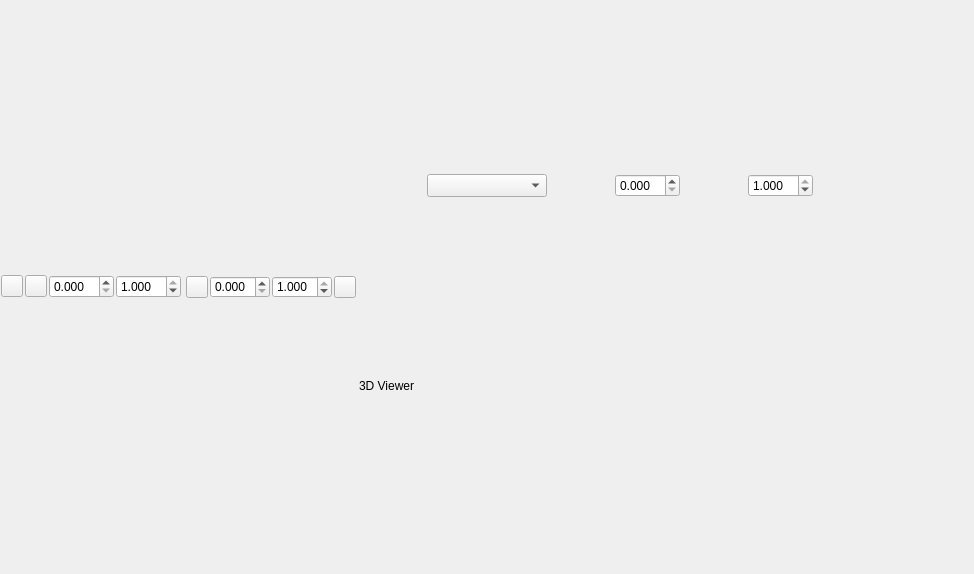
<?xml version="1.0" encoding="UTF-8"?>
<ui version="4.0">
 <class>LayerSegmentation</class>
 <widget class="QWidget" name="LayerSegmentation">
  <property name="geometry">
   <rect>
    <x>0</x>
    <y>0</y>
    <width>974</width>
    <height>574</height>
   </rect>
  </property>
  <property name="windowTitle">
   <string>Form</string>
  </property>
  <layout class="QHBoxLayout" name="horizontalLayout" stretch="5,3">
   <property name="spacing">
    <number>2</number>
   </property>
   <property name="leftMargin">
    <number>0</number>
   </property>
   <property name="topMargin">
    <number>0</number>
   </property>
   <property name="rightMargin">
    <number>0</number>
   </property>
   <property name="bottomMargin">
    <number>0</number>
   </property>
   <item>
    <layout class="QHBoxLayout" name="horizontalLayout_3" stretch="1,1">
     <property name="spacing">
      <number>3</number>
     </property>
     <item>
      <layout class="QVBoxLayout" name="verticalLayout">
       <property name="spacing">
        <number>1</number>
       </property>
       <item>
        <layout class="QHBoxLayout" name="horizontalLayout_33">
         <property name="spacing">
          <number>2</number>
         </property>
         <property name="leftMargin">
          <number>1</number>
         </property>
         <property name="rightMargin">
          <number>1</number>
         </property>
         <property name="bottomMargin">
          <number>0</number>
         </property>
         <item>
          <widget class="QPushButton" name="pushButton_hide_right">
           <property name="minimumSize">
            <size>
             <width>22</width>
             <height>22</height>
            </size>
           </property>
           <property name="maximumSize">
            <size>
             <width>22</width>
             <height>22</height>
            </size>
           </property>
           <property name="text">
            <string/>
           </property>
          </widget>
         </item>
         <item>
          <widget class="QPushButton" name="pushButton_layoutdirection">
           <property name="minimumSize">
            <size>
             <width>22</width>
             <height>22</height>
            </size>
           </property>
           <property name="maximumSize">
            <size>
             <width>22</width>
             <height>22</height>
            </size>
           </property>
           <property name="text">
            <string/>
           </property>
          </widget>
         </item>
         <item>
          <widget class="QDoubleSpinBox" name="doubleSpinBox_bframeA_cmbar_low">
           <property name="minimumSize">
            <size>
             <width>0</width>
             <height>21</height>
            </size>
           </property>
           <property name="maximumSize">
            <size>
             <width>65</width>
             <height>16777215</height>
            </size>
           </property>
           <property name="decimals">
            <number>3</number>
           </property>
           <property name="maximum">
            <double>0.999000000000000</double>
           </property>
           <property name="singleStep">
            <double>0.010000000000000</double>
           </property>
          </widget>
         </item>
         <item>
          <widget class="QDoubleSpinBox" name="doubleSpinBox_bframeA_cmbar_high">
           <property name="minimumSize">
            <size>
             <width>0</width>
             <height>21</height>
            </size>
           </property>
           <property name="maximumSize">
            <size>
             <width>65</width>
             <height>16777215</height>
            </size>
           </property>
           <property name="decimals">
            <number>3</number>
           </property>
           <property name="minimum">
            <double>0.001000000000000</double>
           </property>
           <property name="maximum">
            <double>1.000000000000000</double>
           </property>
           <property name="singleStep">
            <double>0.010000000000000</double>
           </property>
           <property name="value">
            <double>1.000000000000000</double>
           </property>
          </widget>
         </item>
        </layout>
       </item>
      </layout>
     </item>
     <item>
      <layout class="QVBoxLayout" name="verticalLayout_2">
       <property name="spacing">
        <number>1</number>
       </property>
       <item>
        <layout class="QHBoxLayout" name="horizontalLayout_36">
         <property name="spacing">
          <number>2</number>
         </property>
         <property name="leftMargin">
          <number>1</number>
         </property>
         <property name="rightMargin">
          <number>1</number>
         </property>
         <item>
          <widget class="QPushButton" name="pushButton_bframe_type">
           <property name="minimumSize">
            <size>
             <width>22</width>
             <height>22</height>
            </size>
           </property>
           <property name="maximumSize">
            <size>
             <width>22</width>
             <height>22</height>
            </size>
           </property>
           <property name="text">
            <string/>
           </property>
          </widget>
         </item>
         <item>
          <widget class="QDoubleSpinBox" name="doubleSpinBox_bframeB_cmbar_low">
           <property name="minimumSize">
            <size>
             <width>0</width>
             <height>21</height>
            </size>
           </property>
           <property name="maximumSize">
            <size>
             <width>60</width>
             <height>16777215</height>
            </size>
           </property>
           <property name="decimals">
            <number>3</number>
           </property>
           <property name="maximum">
            <double>0.999000000000000</double>
           </property>
           <property name="singleStep">
            <double>0.010000000000000</double>
           </property>
          </widget>
         </item>
         <item>
          <widget class="QDoubleSpinBox" name="doubleSpinBox_bframeB_cmbar_high">
           <property name="minimumSize">
            <size>
             <width>0</width>
             <height>21</height>
            </size>
           </property>
           <property name="maximumSize">
            <size>
             <width>60</width>
             <height>16777215</height>
            </size>
           </property>
           <property name="decimals">
            <number>3</number>
           </property>
           <property name="minimum">
            <double>0.001000000000000</double>
           </property>
           <property name="maximum">
            <double>1.000000000000000</double>
           </property>
           <property name="singleStep">
            <double>0.010000000000000</double>
           </property>
           <property name="value">
            <double>1.000000000000000</double>
           </property>
          </widget>
         </item>
         <item>
          <widget class="QPushButton" name="pushButton_hide_left">
           <property name="minimumSize">
            <size>
             <width>22</width>
             <height>22</height>
            </size>
           </property>
           <property name="maximumSize">
            <size>
             <width>22</width>
             <height>22</height>
            </size>
           </property>
           <property name="text">
            <string/>
           </property>
          </widget>
         </item>
        </layout>
       </item>
      </layout>
     </item>
    </layout>
   </item>
   <item>
    <layout class="QVBoxLayout" name="verticalLayout_3" stretch="0,0">
     <property name="spacing">
      <number>2</number>
     </property>
     <item>
      <layout class="QHBoxLayout" name="horizontalLayout_31">
       <property name="spacing">
        <number>0</number>
       </property>
       <item>
        <widget class="QComboBox" name="comboBox_enfaceA_Slab">
         <property name="minimumSize">
          <size>
           <width>90</width>
           <height>21</height>
          </size>
         </property>
         <property name="maximumSize">
          <size>
           <width>120</width>
           <height>16777215</height>
          </size>
         </property>
         <property name="font">
          <font>
           <pointsize>10</pointsize>
          </font>
         </property>
        </widget>
       </item>
       <item>
        <widget class="QDoubleSpinBox" name="doubleSpinBox_enfaceA_cmbar_low">
         <property name="minimumSize">
          <size>
           <width>0</width>
           <height>21</height>
          </size>
         </property>
         <property name="maximumSize">
          <size>
           <width>65</width>
           <height>16777215</height>
          </size>
         </property>
         <property name="decimals">
          <number>3</number>
         </property>
         <property name="maximum">
          <double>0.999000000000000</double>
         </property>
         <property name="singleStep">
          <double>0.010000000000000</double>
         </property>
        </widget>
       </item>
       <item>
        <widget class="QDoubleSpinBox" name="doubleSpinBox_enfaceA_cmbar_high">
         <property name="minimumSize">
          <size>
           <width>0</width>
           <height>21</height>
          </size>
         </property>
         <property name="maximumSize">
          <size>
           <width>65</width>
           <height>16777215</height>
          </size>
         </property>
         <property name="decimals">
          <number>3</number>
         </property>
         <property name="minimum">
          <double>0.001000000000000</double>
         </property>
         <property name="maximum">
          <double>1.000000000000000</double>
         </property>
         <property name="singleStep">
          <double>0.010000000000000</double>
         </property>
         <property name="value">
          <double>1.000000000000000</double>
         </property>
        </widget>
       </item>
       <item>
        <widget class="QPushButton" name="pushButton_transp">
         <property name="maximumSize">
          <size>
           <width>24</width>
           <height>24</height>
          </size>
         </property>
         <property name="styleSheet">
          <string notr="true">border:none</string>
         </property>
         <property name="text">
          <string/>
         </property>
         <property name="iconSize">
          <size>
           <width>22</width>
           <height>22</height>
          </size>
         </property>
        </widget>
       </item>
      </layout>
     </item>
     <item>
      <layout class="QHBoxLayout" name="horizontalLayout_32">
       <property name="spacing">
        <number>0</number>
       </property>
       <item>
        <widget class="QLabel" name="label_10">
         <property name="text">
          <string>3D Viewer</string>
         </property>
        </widget>
       </item>
       <item>
        <spacer name="horizontalSpacer_3">
         <property name="orientation">
          <enum>Qt::Horizontal</enum>
         </property>
         <property name="sizeHint" stdset="0">
          <size>
           <width>40</width>
           <height>20</height>
          </size>
         </property>
        </spacer>
       </item>
       <item>
        <widget class="QPushButton" name="pushButton_reset">
         <property name="maximumSize">
          <size>
           <width>24</width>
           <height>24</height>
          </size>
         </property>
         <property name="styleSheet">
          <string notr="true">border:none</string>
         </property>
         <property name="text">
          <string/>
         </property>
         <property name="iconSize">
          <size>
           <width>22</width>
           <height>22</height>
          </size>
         </property>
        </widget>
       </item>
      </layout>
     </item>
    </layout>
   </item>
  </layout>
 </widget>
 <resources/>
 <connections/>
</ui>
